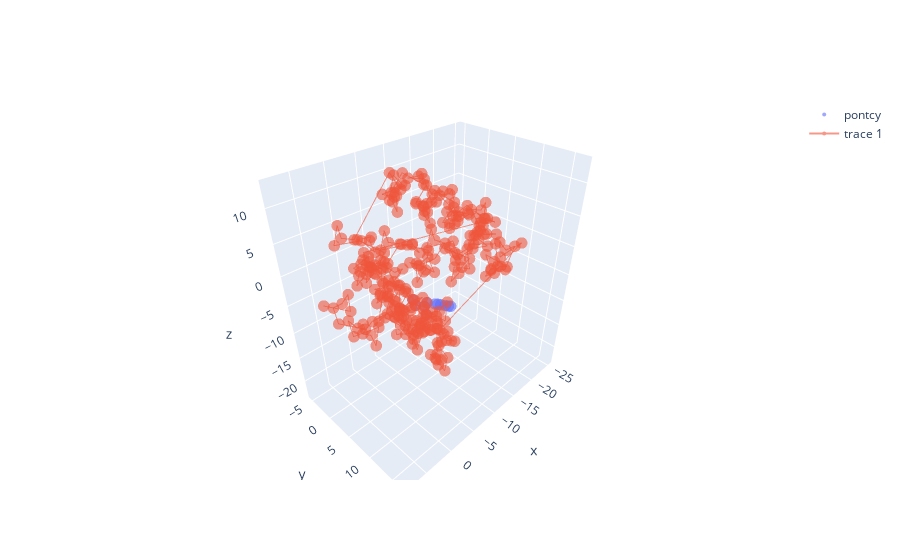

Notebook source saved alongside this figure:
### Code cell
fig = go.Figure()
fig.add_trace(go.Scatter3d(x=TM_df.iloc[np.where(TM_df.resid == 99)].x, 
                           y=TM_df.iloc[np.where(TM_df.resid == 99)].y, 
                           z=TM_df.iloc[np.where(TM_df.resid == 99)].z,
                           mode="markers",
                           name=models))
fig.add_trace(go.Scatter3d(x=cavity_df.x, 
                           y=cavity_df.y, 
                           z=cavity_df.z, 
                          mode="markers+lines")) 
fig.update_traces(marker_size=4, opacity = 0.6)
fig.show()

### Figure 1 — Plotly figure (JSON) as saved in the notebook; plotly's stock layout.template omitted (floating-point values rounded to 4 significant figures; data arrays with more than 128 entries replaced by an {"elided": "..."} marker saying what was removed)
{"data": [{"marker": {"size": 4}, "mode": "markers", "name": "pontcy", "opacity": 0.6, "type": "scatter3d", "x": [-11.8, -12.15, -11.06, -10.82, -13.48, -14.59, -14.61, -15.62, -15.63, -16.63, -16.64], "y": [0.2791, -0.5769, -1.608, -1.933, -1.268, -0.3199, 0.9711, -0.7159, 1.844, 0.1541, 1.436], "z": [-14.55, -13.43, -13.14, -11.98, -13.69, -14.05, -13.55, -14.89, -13.88, -15.22, -14.71]}, {"marker": {"size": 4}, "mode": "markers+lines", "opacity": 0.6, "type": "scatter3d", "x": {"elided": "286 float values"}, "y": {"elided": "286 float values"}, "z": {"elided": "286 float values"}}], "layout": {}}
